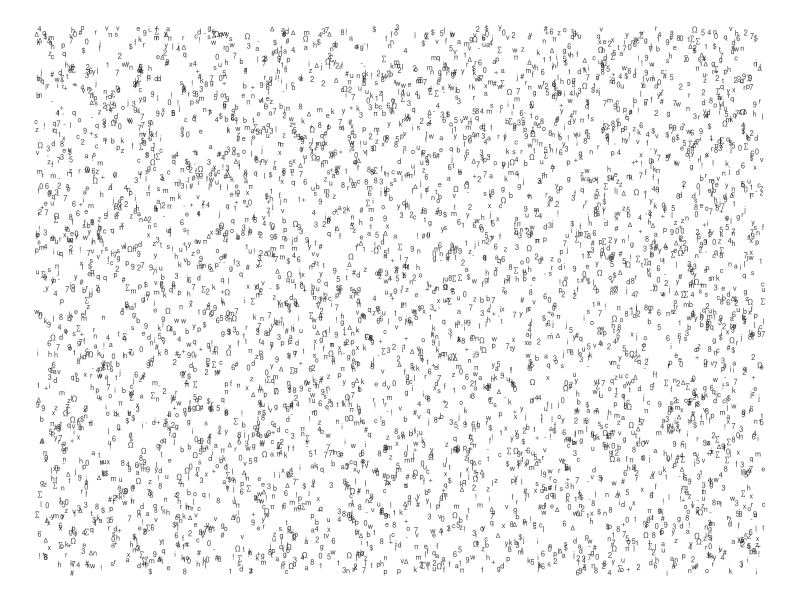

The R script that drew this image:
## ---- chunk 1
#| message: false
#| echo: false
library(tidyverse)

symbols <- c(0:9, letters, "$", "+", "!", "-", "#", "Ω", "∆", "∑", "π")
N <- 5e3

tibble(
  x = runif(N),
  y = runif(N),
  sym = sample(symbols, size = N, replace = TRUE),
) |> 
  ggplot(aes(x, y, shape = sym)) +
  geom_point(alpha = 3/4, show.legend = FALSE) +
  scale_shape_identity() +
  theme_void(base_family = "Optima")
